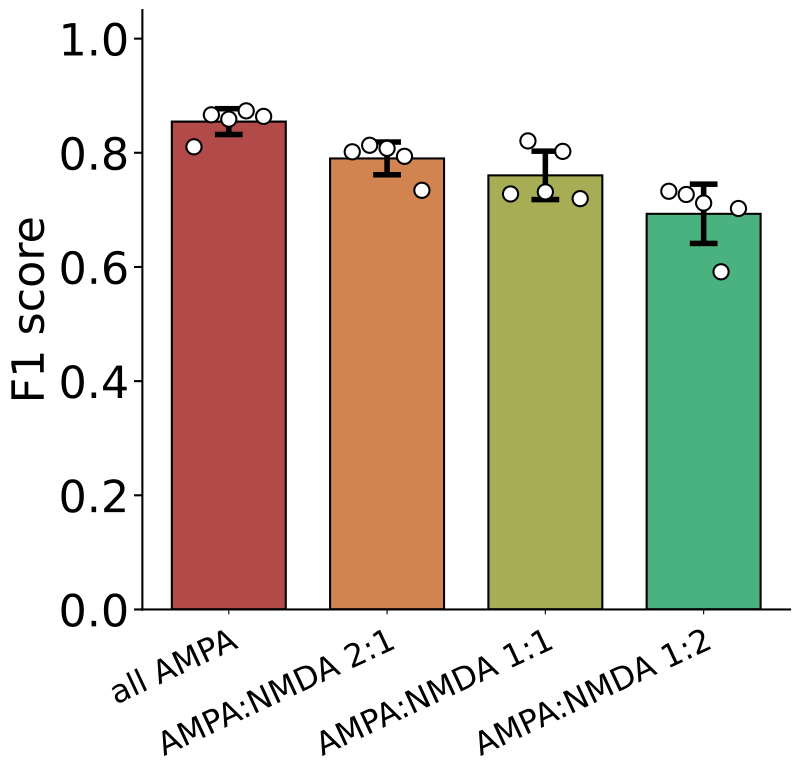

Write the Python code that produced this figure.
import csv
import os
from pathlib import Path
import argparse

import matplotlib

matplotlib.use("Agg")

import matplotlib.pyplot as plt
import numpy as np
import torch


SCRIPT_DIR = Path(__file__).resolve().parent
ROOT = SCRIPT_DIR.parents[2]
GROUP = "c"
METRIC = "f1"
DATA_DIR = ROOT / "nc_final_data" / "FigureS3" / f"FigureS3_{GROUP}"
SOURCE_DIR = ROOT / "nc_final_source_data" / "FigureS3" / f"FigureS3_{GROUP}"
CONDITIONS = ("all_ampa", "ampa_nmda_2to1", "ampa_nmda_1to1", "ampa_nmda_1to2")
LABELS = ("all AMPA", "AMPA:NMDA 2:1", "AMPA:NMDA 1:1", "AMPA:NMDA 1:2")
COLORS = ("#B24A4A", "#D1844F", "#A6AD55", "#4AB27E")


def predict(raster, state, device):
    x = torch.as_tensor(np.array(raster[None]), dtype=torch.float32, device=device)
    steps = x.shape[-1]
    lag = (torch.arange(steps, dtype=torch.float32, device=device) - 0.5).clamp_min(0)
    kernels = state["omega"][:, None] * (1 - torch.exp(-lag / state["tau_rise"][:, None])) * torch.exp(-lag / state["tau_decay"][:, None])
    size = 1 << (2 * steps - 2).bit_length()
    filtered = torch.fft.irfft(torch.fft.rfft(x, n=size) * torch.fft.rfft(kernels, n=size)[None], n=size)[..., :steps].transpose(1, 2)
    weight = state["bilinear.weight"][0].clone()
    weight.fill_diagonal_(0)
    drive = torch.einsum("...i,ij,...j->...", filtered, weight, filtered) + state["bilinear.bias"] + filtered.sum(-1)
    tau = torch.clamp(torch.abs(state["tau_reset"]), min=1e-4)
    alpha = torch.exp(-torch.ones((), dtype=drive.dtype, device=device) / tau)
    amplitude = torch.abs(state["reset_amp"])
    threshold = state["v_th"]
    voltage = torch.empty_like(drive)
    powers = alpha.pow(torch.arange(steps, dtype=drive.dtype, device=device))
    start = 0
    reset = torch.zeros((), dtype=drive.dtype, device=device)
    while start < steps:
        decay = powers[:steps - start]
        segment = drive[0, start:] + reset * decay
        above = torch.nonzero(segment >= threshold, as_tuple=False)
        if above.numel() == 0:
            voltage[0, start:] = segment
            break
        first = int(above[0, 0].item())
        end = start + first
        voltage[0, start:end + 1] = segment[:first + 1]
        reset = alpha * reset * decay[first] - amplitude
        start = end + 1
    return voltage.cpu().numpy()[0]


def spike_counts(truth, prediction, threshold):
    above = prediction >= threshold
    predicted = np.flatnonzero(above[1:] & ~above[:-1]) + 1
    if above[0]:
        predicted = np.r_[0, predicted]
    used = np.zeros(len(predicted), dtype=bool)
    matched = 0
    for spike in truth:
        available = np.flatnonzero((~used) & (np.abs(predicted - spike) <= 10.0))
        if len(available):
            nearest = available[np.argmin(np.abs(predicted[available] - spike))]
            used[nearest] = True
            matched += 1
    return matched, int((~used).sum()), len(truth) - matched


def evaluate(folder, state, device):
    inputs = np.load(folder / "test_ip.npy", mmap_mode="r", allow_pickle=False)
    voltage = np.load(folder / "test_op.npy", mmap_mode="r", allow_pickle=False)
    spikes = np.load(folder / "test_spike_times.npy", allow_pickle=False)
    offsets = np.load(folder / "test_spike_offsets.npy", allow_pickle=False)
    if len(inputs) != len(voltage) or len(offsets) != len(inputs) + 1:
        raise ValueError("Input, voltage and spike arrays have inconsistent sample counts")
    if offsets[0] != 0 or offsets[-1] != len(spikes) or np.any(np.diff(offsets) < 0):
        raise ValueError("Invalid spike-time offsets")
    nr = sr = ssr = nt = st = sst = 0.0
    tp = fp = fn = 0
    with torch.inference_mode():
        for index, (raster, row) in enumerate(zip(inputs, voltage)):
            truth_spikes = spikes[offsets[index]:offsets[index + 1]]
            prediction = predict(raster, state, device)
            target = np.asarray(row, dtype=np.float64)
            keep = np.ones(len(target), dtype=bool)
            for spike in truth_spikes:
                if np.isfinite(spike):
                    keep[max(0, int(np.floor(spike - 10))):min(len(keep), int(np.ceil(spike + 10)) + 1)] = False
            residual = (target - prediction)[keep]
            nr += len(residual)
            sr += residual.sum()
            ssr += residual @ residual
            nt += len(target)
            st += target.sum()
            sst += target @ target
            a, b, c = spike_counts(truth_spikes, prediction, float(state["v_th"]))
            tp += a
            fp += b
            fn += c
    if not nr or not nt:
        raise ValueError("No samples or no unmasked time points")
    residual_variance = ssr / nr - (sr / nr) ** 2
    target_variance = sst / nt - (st / nt) ** 2
    if target_variance <= 0:
        raise ValueError("True voltage variance must be positive")
    f1 = 2 * tp / (2 * tp + fp + fn) if 2 * tp + fp + fn else 0.0
    return 1 - residual_variance / target_variance, f1


def evaluate_test(device):
    values = np.empty((len(CONDITIONS), 5, 2), dtype=np.float64)
    for condition_index, condition in enumerate(CONDITIONS):
        folder = DATA_DIR / condition
        for run in range(1, 6):
            saved = torch.load(folder / f"dbnn_checkpoint_{run}.pt", map_location=device, weights_only=True)
            if set(saved) != {"model_state"}:
                raise ValueError("Checkpoint must contain only model_state")
            values[condition_index, run - 1] = evaluate(folder, saved["model_state"], device)
            print("test", condition, run, *values[condition_index, run - 1], flush=True)
    return values




def write_table(path, columns, runs, means, stds):
    values = np.asarray(runs)
    if values.ndim != 2 or values.shape[0] != len(columns) or len(means) != len(columns) or len(stds) != len(columns):
        raise ValueError("Unexpected source table shape")
    path.parent.mkdir(parents=True, exist_ok=True)
    temporary = path.with_name(f".{path.name}.{os.getpid()}.tmp")
    try:
        with temporary.open("w", encoding="utf-8", newline="") as stream:
            writer = csv.writer(stream)
            writer.writerow(["run", *columns])
            for index in range(values.shape[1]):
                writer.writerow([f"run_{index + 1}", *values[:, index]])
            writer.writerow(["mean", *means])
            writer.writerow(["std", *stds])
        os.replace(temporary, path)
    finally:
        if temporary.exists():
            temporary.unlink()


def main():
    parser = argparse.ArgumentParser()
    parser.add_argument("--device", default="cuda" if torch.cuda.is_available() else "cpu")
    args = parser.parse_args()
    torch.set_num_threads(4)
    torch.backends.cuda.matmul.allow_tf32 = False
    torch.backends.cudnn.allow_tf32 = False
    device = torch.device(args.device)
    values = evaluate_test(device)
    means = values.mean(axis=1)
    stds = values.std(axis=1, ddof=0)
    metric_index = 0 if METRIC == "ve" else 1
    columns = [f"{condition}_{metric}" for condition in CONDITIONS for metric in ("VE", "F1")]
    runs = values.transpose(0, 2, 1).reshape(len(columns), 5)
    write_table(SOURCE_DIR / f"FigureS3_{GROUP}.csv", columns, runs, means.reshape(-1), stds.reshape(-1))
    with plt.rc_context({"font.size": 32, "pdf.fonttype": 42, "ps.fonttype": 42}):
        fig, ax = plt.subplots(figsize=(8.0, 8.0))
        ax.bar(np.arange(len(CONDITIONS)), means[:, metric_index], yerr=stds[:, metric_index],
               color=COLORS, edgecolor="black", linewidth=1.5, width=0.72,
               error_kw={"elinewidth": 4, "ecolor": "black", "capsize": 10, "capthick": 4})
        offsets = np.linspace(-0.22, 0.22, values.shape[1])
        for index in range(len(CONDITIONS)):
            ax.scatter(index + offsets, values[index, :, metric_index], s=120, facecolors="white", edgecolors="black", linewidths=1.5, zorder=5)
        ax.set_ylim(0.0, 1.05)
        ax.set_ylabel("VE" if METRIC == "ve" else "F1 score")
        ax.set_xticks(np.arange(len(CONDITIONS)))
        ax.set_xticklabels(LABELS)
        ax.tick_params(axis="x", labelsize=23, pad=8)
        plt.setp(ax.get_xticklabels(), rotation=25, ha="right", rotation_mode="anchor")
        ax.tick_params(axis="y", width=1.5, length=6)
        ax.spines["right"].set_visible(False)
        ax.spines["top"].set_visible(False)
        ax.spines["left"].set_linewidth(1.5)
        ax.spines["bottom"].set_linewidth(1.5)
        fig.subplots_adjust(left=0.17, right=0.98, bottom=0.23, top=0.98)
        fig.savefig(SCRIPT_DIR / f"FigureS3_{GROUP}{1 if METRIC == 've' else 2}.pdf",
                    format="pdf", bbox_inches="tight")
        plt.close(fig)


if __name__ == "__main__":
    main()
